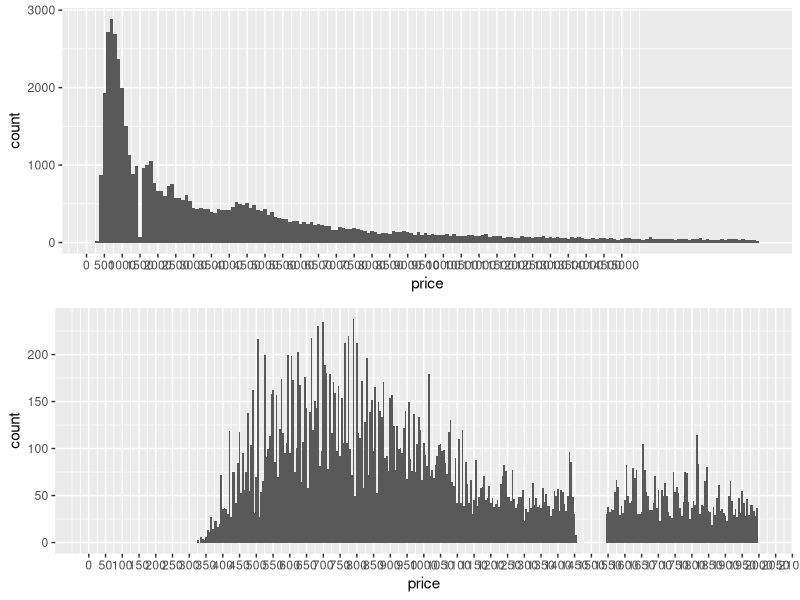
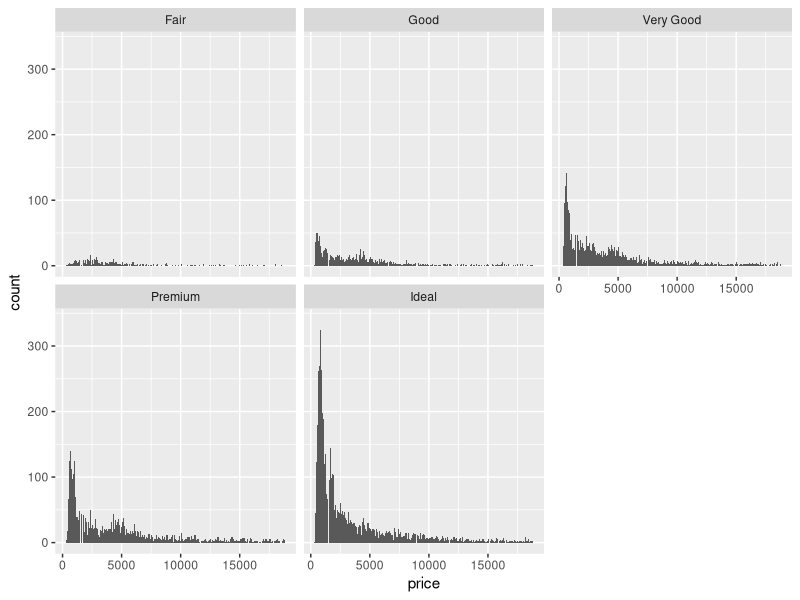
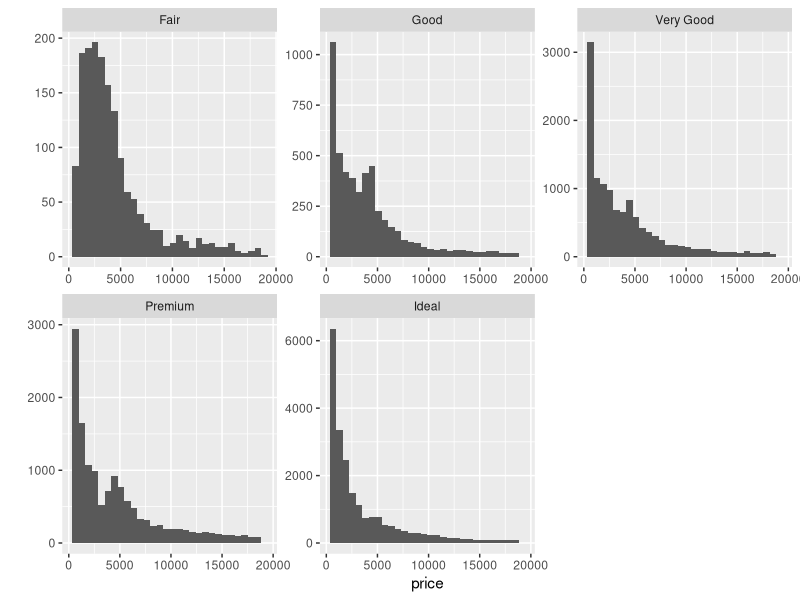
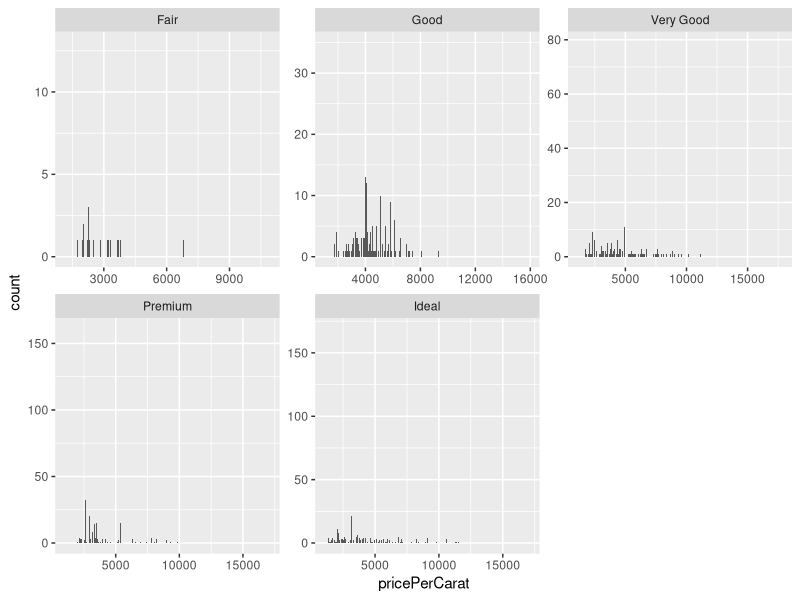
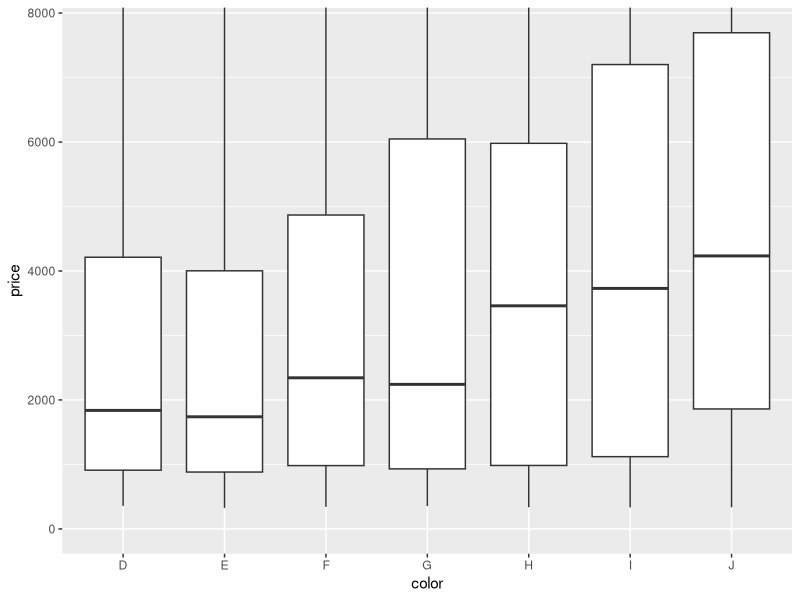
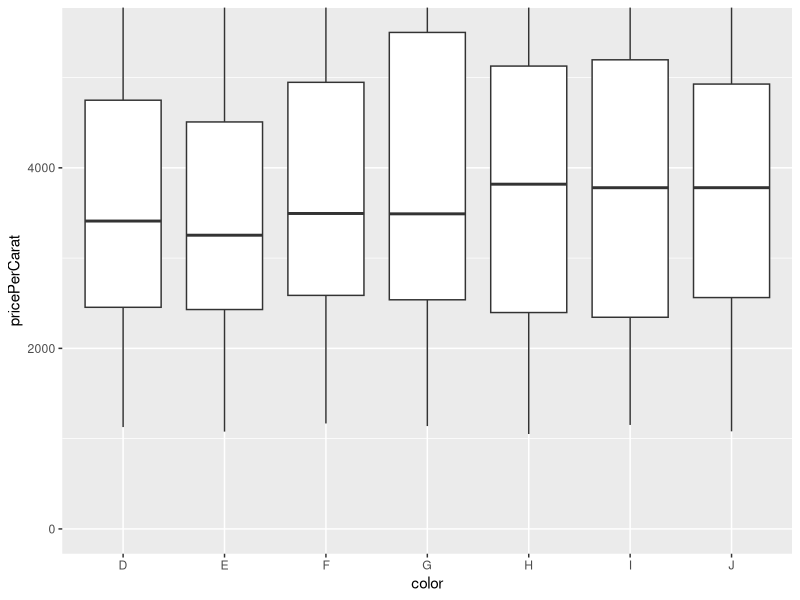
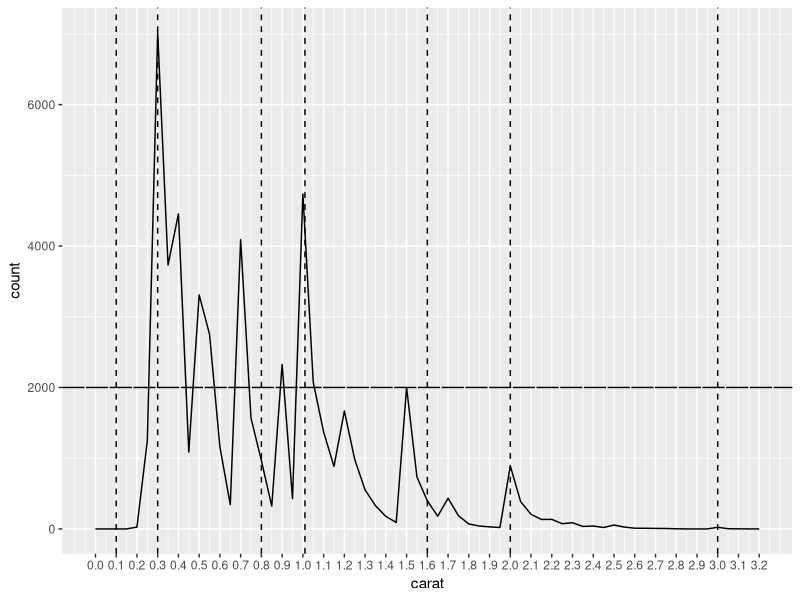

Recreate these plots in R, in order.
library(ggplot2)
library(gridExtra)

data(diamonds)

nrow(diamonds)


summary(diamonds)


p1 <- ggplot(data = diamonds, aes(x = price))
p2 <-
  p1 + geom_histogram(binwidth = 100) + scale_x_continuous(breaks = seq(0, 15000, 500))
p3 <-
  p1 + geom_histogram(binwidth = 5) + scale_x_continuous(breaks = seq(0, 15000, 50), limits = c(0, 2000))

grid.arrange(p2, p3, ncol = 1)
summary(diamonds$price)


nrow(subset(diamonds, price < 500))
nrow(subset(diamonds, price < 250))
nrow(subset(diamonds, price >= 15000))


ggplot(data = diamonds, aes(x = price)) + geom_histogram(binwidth = 20) +  facet_wrap( ~
                                                                                         cut)

by(diamonds$price, diamonds$cut, summary)
by(diamonds$price, diamonds$cut, max)
by(diamonds$price, diamonds$cut, min)
by(diamonds$price, diamonds$cut, median)

qplot(x = price, data = diamonds) + facet_wrap(~ cut, scales = "free")


diamonds$pricePerCarat = diamonds$price / diamonds$carat




ggplot(data = diamonds, aes(x = pricePerCarat)) + geom_histogram(binwidth = 1) + facet_wrap(~
                                                                                              cut, scales = 'free')



by(diamonds$price, diamonds$color, summary)

ggplot(data = diamonds, mapping = aes(x = color, y = price)) + geom_boxplot() + coord_cartesian(ylim = c(0, 7700))

IQR(subset(diamonds$price, diamonds$color == 'J'))
IQR(subset(diamonds$price, diamonds$color == 'D'))




by(diamonds$pricePerCarat, diamonds$color, summary)

ggplot(data = diamonds,
       mapping = aes(x = color, y = pricePerCarat)) + geom_boxplot() + coord_cartesian(ylim = c(0, 5500))



ggplot(mapping = aes(x = carat), data = diamonds) +
  geom_freqpoly(binwidth = .05) + scale_x_continuous(limits = c(0, 3.2), breaks = seq(0, 3.2, 0.1)) +
  geom_hline(linetype = 'F1', yintercept = 2000) +
  geom_vline(linetype = 'dashed',
             xintercept = c(0.1, 0.3, 0.8, 1.01, 1.6, 2.0, 3.0, 5.0))
